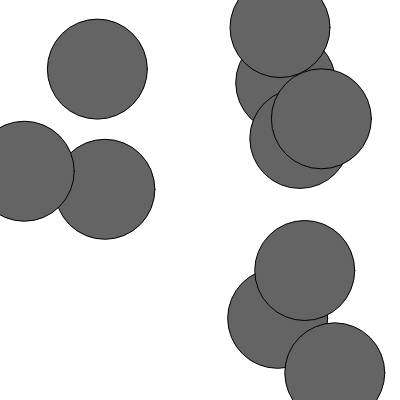
Frame 1 (no input)
Frame 60 (no input): identical to frame 1, image omitted
Frame 120 (the mouse pressed at the canvas centre since frame 60): identical to frame 1, image omitted

The p5.js sketch that drew this single still picture (run headless with seeded random() and noise() and a simulated clock; from frame 60 on, the mouse is pressed at the canvas centre):

// p5.js sketch
// ── sketch.js
var bubble0;

var bubbleArray= [];



function setup() {
  createCanvas(400,400);
  //bubble0 = new bubble(random(width),random(height),100);
  
  for(var i =0; i<10;i++){
    bubbleArray.push(new bubble(random(width),random(height),100));
  }
}

function draw() {
  background(255);
  //var bubbleState = bubble0.check(mouseX,mouseY);
  //bubble0.display(bubbleState);
  //bubble0.update(bubbleState);
  
  for(var i = 0; i<bubbleArray.length; i++){
     var bubbleState = bubbleArray[i].check(mouseX,mouseY);
     bubbleArray[i].display(bubbleState);
     bubbleArray[i].update(bubbleState);
  }
  
}

function bubble (tempX,tempY,tempSize){
  
  this.x = tempX;
  this.y = tempY;
  this.diameter = tempSize;

  this.display = function(showHide){
    if(showHide == false){
    fill(100);
    ellipse(this.x,this.y,this.diameter,this.diameter);
    }
  }
    
    this.check = function(userX,userY){
      var curDist = dist(this.x,this.y,userX,userY);

      if (curDist < 50){
        return true;
      }else{
        return false;
      }
    }
  this.update = function(runUpdate){
    if (runUpdate == true){
    this.x = random(width);
    this.y = random(height);
    }
  }
  }  
